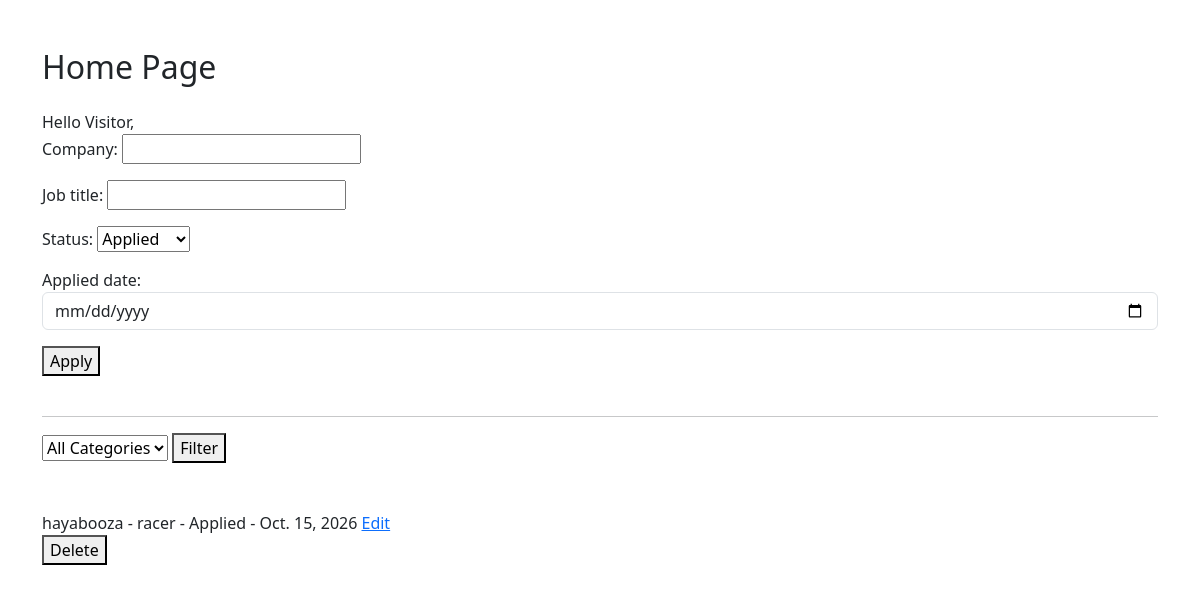
The app's page /, older data.
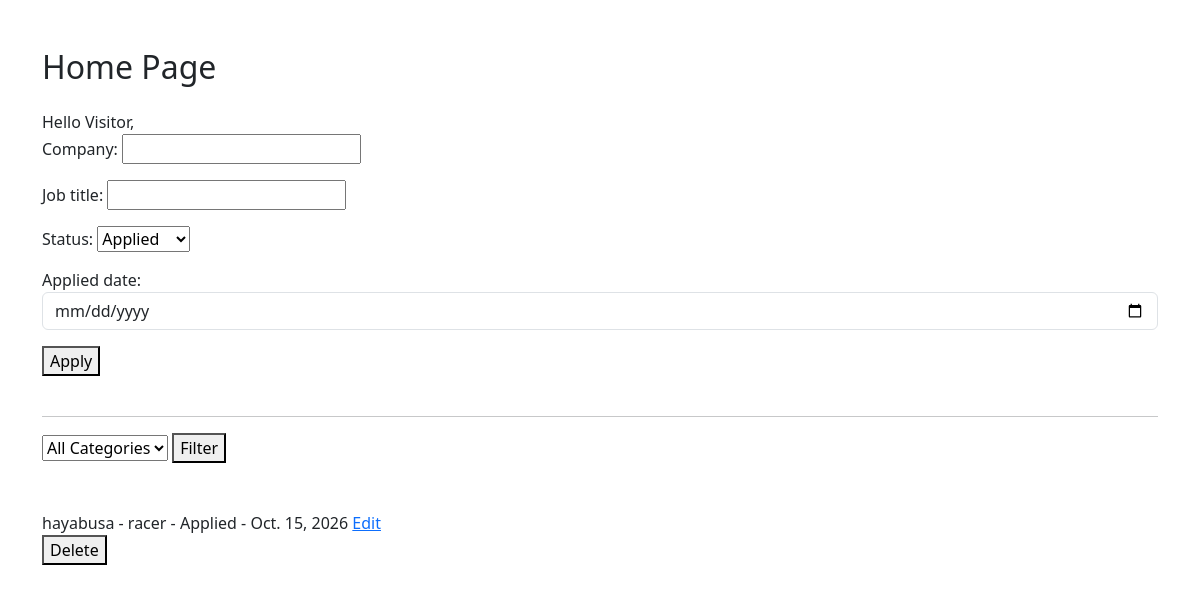
The same page, newer data.
### applications/models.py (models this page shows, shortened)
class JobApplication(models.Model):
    STATUS_CHOICES = [
    ('Applied', 'Applied'),
    ('Interview', 'Interview'),
    ('Rejected', 'Rejected'),
    ('Selected', 'Selected'),
    ]
    company = models.CharField(max_length=50)
    job_title = models.CharField(max_length=50)
    status = models.CharField(max_length=15, choices = STATUS_CHOICES, default="Applied")
    applied_date = models.DateField(auto_now=False, auto_now_add=False)

### applications/views.py (the view)
# urls.py: path('', views.home, name="home"),
def home(request):
    if request.method == 'POST':
        form = JobApplicationForm(request.POST)
        if form.is_valid():
            form.save()
            return redirect('home')
    else:
        form = JobApplicationForm()
    job_applications = JobApplication.objects.all()
    application_status = request.GET.get('status','')
    if application_status:
        job_applications = JobApplication.objects.filter(status=application_status)
    return render(request, 'applications/home.html',
                  {
                      'job_applications': job_applications,
                      'form':form,
                      'application_status': application_status,
                  }
                  )

### applications/forms.py
class JobApplicationForm(forms.ModelForm):
    class Meta:
        model= JobApplication
        fields= ['company', 'job_title', 'status', 'applied_date']
    applied_date = forms.DateField(
                        widget=forms.DateInput(attrs={
                            'type': 'date',
                            'class': 'form-control'
                        })
                    )

### applications/templates/applications/home.html (shortened to what this page needs)
<!DOCTYPE html>
<html lang="en">
<head>
    <link href="https://cdn.jsdelivr.net/npm/bootstrap@5.3.3/dist/css/bootstrap.min.css" rel="stylesheet">
</head>
<body>
<div class="container mt-5">
    <h2 class="mb-4">Home Page</h2>
    <span>Hello Visitor,</span>
    <form method="POST">
        {{form.as_p}}
        <button type="submit">Apply</button>
    </form>
    <br> <hr>
    <form method="GET">
        <select name="status">
            <option value="" {% if application_status == '' %}selected{% endif %}>All Categories</option>
        </select>
        <button type="submit">Filter</button>
    </form>
    <br><br>
    {%for application in job_applications%}
        {{application.company}} - {{application.job_title}} - {{application.status}} - {{application.applied_date}}
        <a href="{% url 'edit' application.id %}">Edit</a>
        <form method="POST"
            action="{% url 'delete' application.id %}"
            onsubmit="return confirm('Sure to delete?')">
            <button type="submit">Delete</button>
        </form>
    {%empty%}
    <p>No applications</p>
    {% endfor %}
</body>
</html>

Row changes from the older to the newer data that the page shows:
changed JobApplication "racer": company "hayabooza" → "hayabusa"
